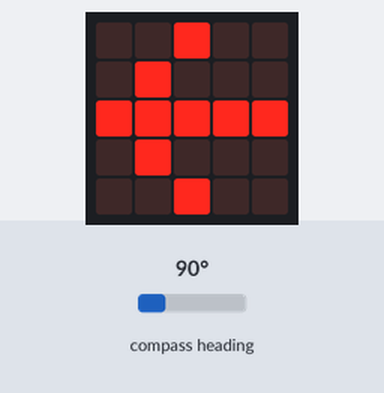
Bench run of a program on a simulated BBC micro:bit (MakeCode). Shown: the board's 5×5 LED display. The inputs (shaded band) are chosen by the test bench; at power-on: compass heading 90°. The compass is already calibrated.

Above: at 1.2 s.
1.3 s: compass heading set to 49°
2.8 s: compass heading set to 42°
At 4.0 s:
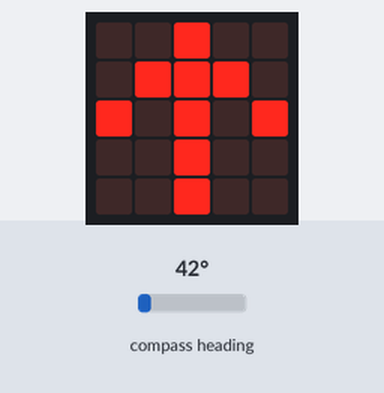
4.4 s: compass heading set to 180°
At 5.8 s:
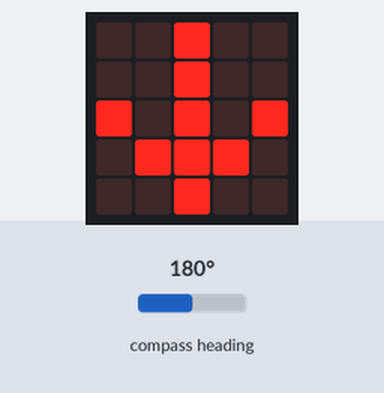
6.1 s: compass heading set to 220°
7.6 s: compass heading set to 228°
At 9.1 s:
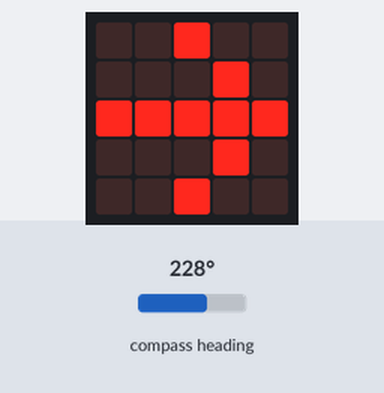
9.4 s: compass heading set to 7°
At 10.0 s:
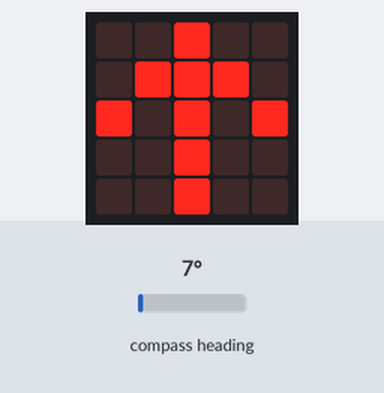
Timing chart, 0 to 12.1 s (numbered marks = the images above; inputs shaded):
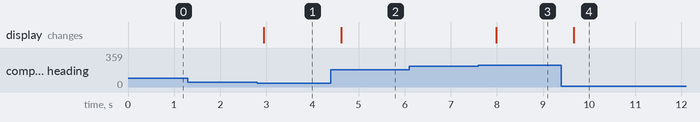

The program:

main.ts
```typescript
let graden = 0
basic.forever(function () {
    graden = input.compassHeading()
    if (graden < 45 || graden > 315) {
        basic.showLeds(`
            . . # . .
            . # # # .
            # . # . #
            . . # . .
            . . # . .
            `)
    } else if (graden < 135) {
        basic.showLeds(`
            . . # . .
            . # . . .
            # # # # #
            . # . . .
            . . # . .
            `)
    } else if (graden < 225) {
        basic.showLeds(`
            . . # . .
            . . # . .
            # . # . #
            . # # # .
            . . # . .
            `)
    } else {
        basic.showLeds(`
            . . # . .
            . . . # .
            # # # # #
            . . . # .
            . . # . .
            `)
    }
})
```

test.ts
```typescript
// tests gaan hier; deze zal niet worden gecompileerd wanneer dit pakket wordt gebruikt als extensie.
```

Measured:
- the behaviour switches between 45 and 44° on compass heading (found by bisection; images 0 and 1)
- the behaviour switches between 224 and 225° on compass heading (found by bisection; images 2 and 3)
- after the input at 1.3 s, every drawn part: stays the same
- after the input at 2.8 s, the display: changes after 0.14 s (image 1)
- after the input at 4.4 s, the display: changes after 0.22 s (image 2)
- after the input at 6.1 s, every drawn part: stays the same
- after the input at 7.6 s, the display: changes after 0.38 s (image 3)
- after the input at 9.4 s, the display: changes after 0.27 s (image 4)
